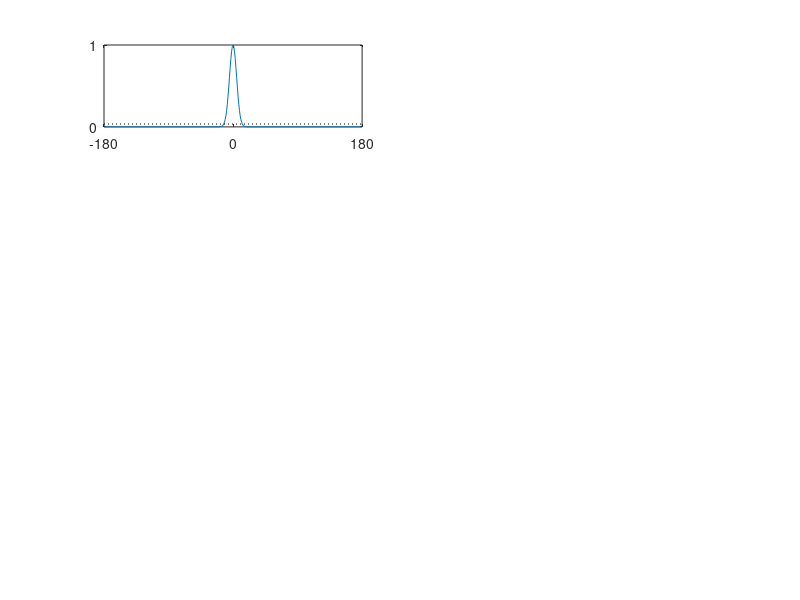

The MATLAB script that drew this image: (Note: this script raises an error after producing the figure.)
function plotZeroResp()
% Plot the effect of tuning width on the response to zero coherence

  figure(1);
  clf;
  sigmaDeg = [5, 10, 15, 30, 45, 60, 90, 180];
  for s = 1:length(sigmaDeg)
    plotOneSigma(s, sigmaDeg(s));
  end

  figure(2);
  clf;
  sigmaDeg = [30, 45, 60, 90];
  for s = 1:length(sigmaDeg)
    plotOneResp(s, sigmaDeg(s));
  end

  plotSigmaFunction()

end

function plotOneResp(plotIndex, sigmaDeg)

  % Plot responses to preferred and null drift as a function of motion
  % coherence.
  sigmaRad = deg2rad(sigmaDeg);
  % the response to 0% coherence motion, assuming perfect normalization of
  % motion direction.  This is taken as the average response within from
  % -pi to pi, as a fraction of the peak response.  The first term
  % normalizes to the maximum possible area under the curve. 
  r0 = (sigmaRad / sqrt(8 * pi)) * (erf(pi / (sqrt(2) * sigmaRad)) - erf(-pi / (sqrt(2) * sigmaRad)));
  coh = (0:0.01:1);
  % response to 100% motion coherent null direction
  rN100 = (1 / sqrt(2 * pi) / sigmaRad) * exp(-(pi / sigmaRad)^2 / (2 * sigmaRad^2));
  % responses to preferred and null motion as a function of coherence.
  rPref = coh + (1 - coh) * r0;
  rNull = r0 - coh * (r0 - rN100);
  subplot(4, 2, plotIndex);
  plot(coh, rPref, 'b');
  hold on;
  plot(coh, rNull, 'b-');
  plot([0, 1], [r0, r0], 'k:');
  xticks([0, 1]);
  yticks([0, 1]);
  if plotIndex == 1
    title('plotZeroResp.m');
  end
  if plotIndex > 2
    xlabel('Motion Coherence');
    if plotIndex == 3
      ylabel('Normalized Response');
    end
  end
  plotText = {strcat(sprintf('sigma = %.0f', sigmaDeg), char(176))};
  text(0.02, 0.98, plotText, HorizontalAlignment='left', VerticalAlignment='top', units='normalized');
  plotText = {sprintf('R_0_%% = %.2f', r0), sprintf('R_N_1_0_0_%% = %.2f', rN100)};
  text(0.98, r0 + 0.01, plotText, HorizontalAlignment='right', VerticalAlignment='middle', units='normalized');
  plotText = {sprintf('Inc/Dec Ratio = %.1f', (1 - r0) / (r0 - rN100))};
  text(0.02, 0.02, plotText, HorizontalAlignment='left', VerticalAlignment='bottom', units='normalized');
end

function plotOneSigma(plotIndex, sigmaDeg)
  % Plot direction tuning curve with width sigmaDeg and the show the predicted response to 0% coherence
  % motion. 
  sigmaRad = deg2rad(sigmaDeg);
  % the area underneath a normalized Gaussian from -pi to pi
  areaComputed = 0.5 * (erf(pi / (sqrt(2) * sigmaRad)) - erf(-pi / (sqrt(2) * sigmaRad)));
  % the response to 0% coherence motion, assuming perfect normalization of
  % motion direction.  This is taken as the average response within from
  % -pi to pi, as a fraction of the peak response.  The first term
  % normalizes to the maximum possible area under the curve. 
  r0 = (sigmaRad / sqrt(8 * pi)) * (erf(pi / (sqrt(2) * sigmaRad)) - erf(-pi / (sqrt(2) * sigmaRad)));
  subplot(4, 2, plotIndex);
  x = deg2rad(-180:180);
  y = exp(-(x.^2)/(2 * sigmaRad^2));
  plot(x, y);
  hold on;
  plot([x(1), x(end)], [r0, r0], 'k:');
  axis([x(1), x(end), 0, 1]);
  xticks(deg2rad([-180, 0, 180]));
  xticklabels({'-180', '0', '180'});
  yticks([0, 1]);
  plotText = {strcat(sprintf('sigma = %.0f', sigmaDeg), char(176)), ...
    sprintf('peak = %.2f', 1.0 / (sigmaRad * sqrt(2 * pi))), ...
    sprintf('area = %.2f', areaComputed), ...
    sprintf('R_0_%% = %.2f', r0)};
  if plotIndex >= 7
    text(0.50, 0.05, plotText, HorizontalAlignment='center', VerticalAlignment='bottom', units='normalized');
    xlabel('Direction (deg)');
    if plotIndex == 7
      ylabel('Normalized Response');
    end
  else
    text(0.05, 0.95, plotText, HorizontalAlignment='left', VerticalAlignment='top', units='normalized');
    if plotIndex == 1
      title('plotZeroResp.m');
    end
  end
end

function plotSigmaFunction()
  % Plot a function showing how the ratio of Pref to Null response varies
  % as a function of tuning width (sigma).  Response are linear with motion
  % coherence, so the answer is independent of motion coherence. 
  sigmaDeg = 30:90;
  sigmaRad = deg2rad(sigmaDeg);
  % get the response to 0% coherence
  r0 = (sigmaRad / sqrt(8 * pi)) .* (erf(pi ./ (sqrt(2) * sigmaRad)) - erf(-pi ./ (sqrt(2) * sigmaRad)));
  % get the response to 100% null motion (100% preferred motion is taken to
  % be 1.0)
  rN100 = (1 / sqrt(2 * pi) ./ sigmaRad) .* exp(-(pi ./ sigmaRad).^2 ./ (2 * sigmaRad.^2));
  % The ratio takes into account that rN100 is never truly zero.
  ratio = (1 - r0) ./ (r0 - rN100);
  ax = subplot(2, 1, 2);
  plot(sigmaDeg, ratio, 'b');
  hold on;
  plot([sigmaDeg(1), sigmaDeg(end)], [1, 1]);
  xlabel('Sigma (degrees)');
  ylabel('Ratio Pref/Null Response');
  ax.XGrid = 'on';
  ax.YGrid = 'on';
end
